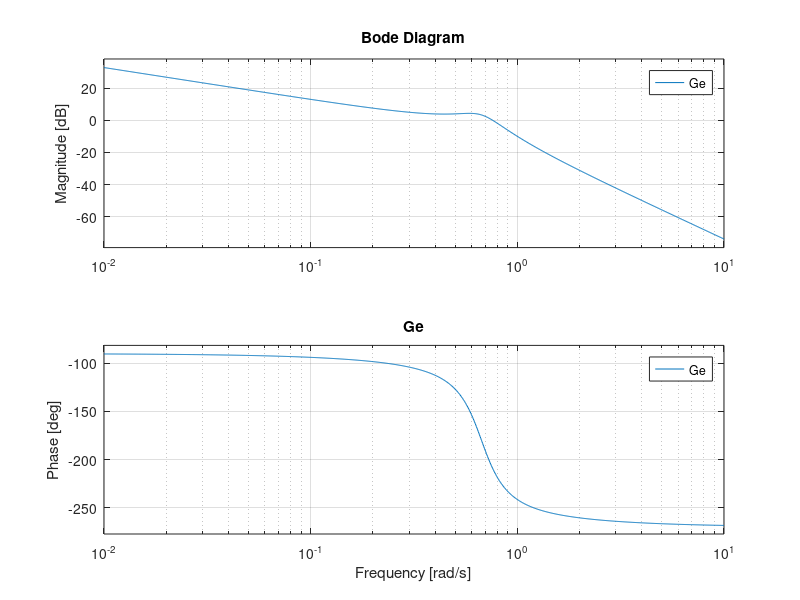
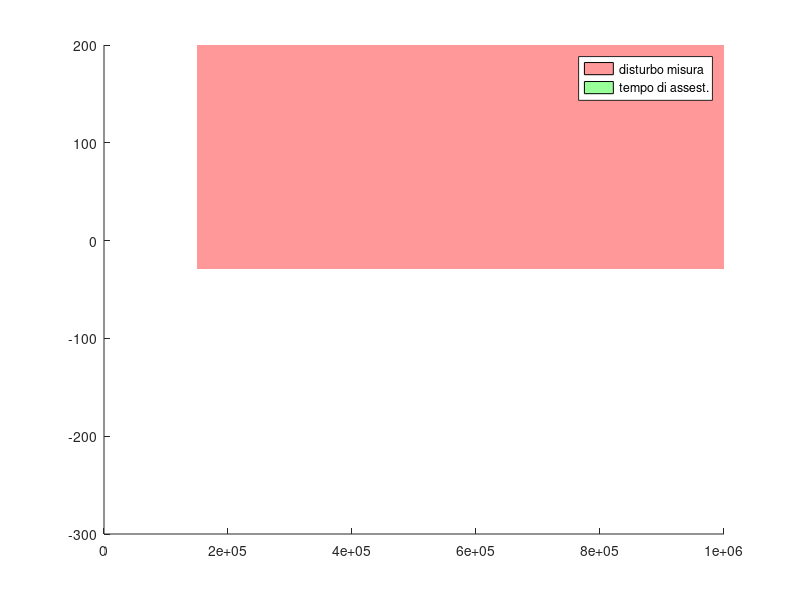

These figures' MATLAB source, in order: (Note: this script raises an error after producing the figures.)
%% Project of Automatic Control 
%%%%%%%%
%
%   Project:
%       Type 1.a
%   Team members:
%       Francesco Ciampana, Alessio Troffei, Vladyslav Tymofieiev,
%       Francesco Scavello
%
%%%%%%%%

% Project specs:
% - zero steady state error with a step reference signal of w(t)=W1(t)
% - Mf>45°
% - S_%<1%
% - T_a5< 0,2[s]
%% 
clear all, clc
%System parameters definition
b = 0.3; a = 0.2; F_v = -9; 
T_a5 = 0.2;
S_p = 0.01; % Sovraelongazione percentuale
w_n_min = 15 * 10^4;
w_n = 1.5 * 10^4;
A_n = 30; % abbattimento
mu_d=3;
W = 1;
%Matrixs
A = [0 , 1;
    a/4*F_v , -b];

B = [ 0 ;
      a ];
  
C = [1 , 0];
D = 0;

%Transfer function definition
s = tf("s");
[Num,Den] = ss2tf(A,B,C,D); %converts a state-space representation of a system into an equivalent transfer function.
display(Num);
display(Den);
figure();
G=tf(Num,Den);
%step(G);
%title("Step Response G");

zpk(G);
bode(G);
title("G");
%%
%Definition of bode frequency range
w_plot_min=10^(-2);%vedere e nel caso modificare
w_plot_max=10^6;%vedere e nel caso modificare

% Constraints variables
%xi=sqrt((log(S_p)^2)/(pi^2+log(S_p)^2)); %= circa 0.83;
xi=0.85;
Mf=xi*100;

w_c_min=300/(Mf*T_a5);
w_c_max=w_n; % [rad/s]
Xi_dB = 20*log10(1/A_n); %abbattimento di 30 volte

%Regolatore statico us/s^k con k>=0
%Rs = 6/s; % k=1; us=1;
Rs = 1/s;

%Ge = G* Rs
Ge = G * Rs;

zpk(Ge); 
bode(Ge);
title("Ge");
%% Plot Ge
figure();
[MagGe,phaseGe,wGe]=bode(Ge,{ w_plot_min, w_plot_max });
patch([w_n_min,w_plot_max,w_plot_max,w_n_min],[Xi_dB,Xi_dB,200,200],'r','FaceAlpha',0.4,'EdgeAlpha',0);
patch([w_c_min,w_plot_min,w_plot_min,w_c_min],[-300,-300,0,0],'g','FaceAlpha',0.4,'EdgeAlpha',0);
legend('disturbo misura', 'tempo di assest.', 'Ge');
hold on,  zoom on;
margin(MagGe, phaseGe, wGe);
patch([w_c_min,w_c_max,w_c_max,w_c_min],[-180+Mf,-180+Mf,-280,-280],'r','FaceAlpha',0.35,'EdgeAlpha',0);
%% REGOLATORE DINAMICO 
%% Uno zero
Rzero = 1 + 100*s;

G_zero = Ge * Rzero;

figure();
bode(G_zero);
title("Ge * zero");
%% Una rete anticipatrice 
omega_cStar = w_c_min+50;
M_star = Mf + 4;
phi_star = M_star - 180 -(-180);
tau= (M_star - cosd(phi_star))/(omega_cStar * sind(phi_star));
a_tau = (cosd(phi_star)-(1/M_star))/(omega_cStar * sind(phi_star));
%tau1 = 1;
%tau2 = 100;
%a1 = 10^(-4);
%a2 = 10^(-5);
%Rd = (1+ tau1*s) * (1+tau2*s) / ((1+a2*tau2*s)*(1 + a1*tau1*s));
%%
R_ant = (1+tau*s) / (1+a_tau*s);
Rd = R_ant*Rzero;
L = Ge*Rd*mu_d;
%%
figure();
[MagGe,phaseGe,wGe]=bode(Ge,{ w_plot_min, w_plot_max });
[MagL,phaseL,wL]=bode(L,{ w_plot_min, w_plot_max });

patch([w_n_min,w_plot_max,w_plot_max,w_n_min],[Xi_dB,Xi_dB,200,200],[1 0.5 0],'FaceAlpha',0.4,'EdgeAlpha',0);
patch([w_c_min,w_plot_min,w_plot_min,w_c_min],[-300,-300,0,0],[1 1 0],'FaceAlpha',0.4,'EdgeAlpha',0);
leg1 = legend('1) disturbo misura', '2) tempo di assest.', '3)Ge');
hold on,  zoom on;

margin(MagGe, phaseGe, wGe);
margin(MagL, phaseL, wL);

leg2 = legend('Ge', 'L', 'M_f');

patch([w_c_min,w_c_max,w_c_max,w_c_min],[-180+Mf,-180+Mf,-280,-280],'r','FaceAlpha',0.35,'EdgeAlpha',0);
%%
T_simulation=5;
figure();
%step(Ge, 20, "b");
step(Ge);
title("Step response of Ge");
%% 
figure();
%step(L, 20, "b");
step(L);
title("Step response of L");
%%
figure();
%step(L, 20, "b");
step(L/(1+L), T_simulation, "b"); %F(S)

% add overshoot constraint
patch([0,T_simulation,T_simulation,0],[W*(1+S_p),W*(1+S_p),W+1,W+1],'r','FaceAlpha',0.3,'EdgeAlpha',0.5);
hold on;

% add Settling time constraint
patch([T_a5,T_simulation,T_simulation,T_a5],[W*(1-0.01),W*(1-0.01),0,0],'g','FaceAlpha',0.1,'EdgeAlpha',0.5);
patch([T_a5,T_simulation,T_simulation,T_a5],[W*(1+0.01),W*(1+0.01),W+1,W+1],'g','FaceAlpha',0.1,'EdgeAlpha',0.1);

title("Step response F(s)");
%%
if 1
W=-pi/3;
open("Progetto_1b")
% Define the controller coefficients to run the simulink file
R=Rd*Rs*mu_d;
[n_r,d_r]=tfdata(R);
num_r=n_r{1};
den_r=d_r{1};

display(num_r);
display(den_r);
%initial condition
x_e=[pi/3 0] ;
u_e = 3.8971;
x0=[0 0];
ye= pi/3;
end
return;